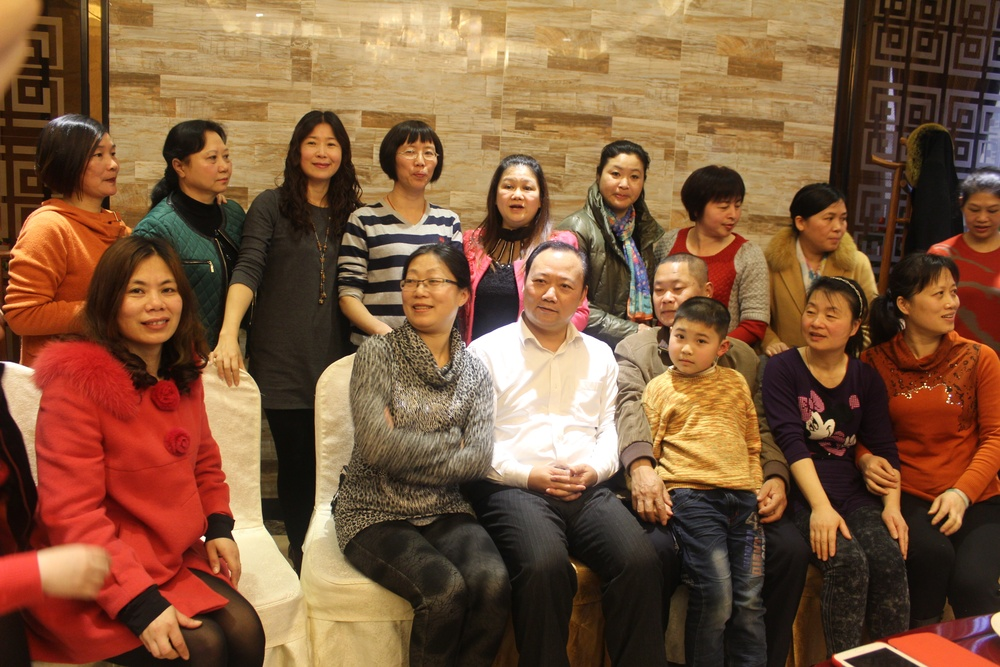
#> input picture 7-0-opencv-face-detection/data/images/part2.jpg, 1000 x 667 px, shrunk from 2592 x 1728 before the run
$ python opencv-face-detection.py
#> lines starting #> are read from the running program, lines starting #| are printed output that depends on the picture; after the words box and inside, x2 and y2 are one past the last pixel; in counts of white or black regions, pixels touching at a corner belong together
'''
@Project: 7-0-opencv-face-detection
@Package
@author: ly
@date Date: 2019年05月05日 11:02
@Description:
@URL: https://nbviewer.jupyter.org/github/erhwenkuo/deep-learning-with-keras-notebooks/blob/master/7.0-opencv-face-detection.ipynb
@version: V1.0
'''
import os
import sys
import random
from tqdm import tqdm

import cv2
import matplotlib.pyplot as plt

ROOT_DIR = os.getcwd()
DATA_DIR = os.path.join( ROOT_DIR, 'data' )
TEST_IMGS_PATH = os.path.join( DATA_DIR, 'images' )
MODEL_PATH = os.path.join( ROOT_DIR, 'model' )
CV2_MODEL_PATH = os.path.join( MODEL_PATH, 'cv2' )
# Haar權重檔
HAAR_WEIGHT_FILE = os.path.join( CV2_MODEL_PATH, 'haarcascade_frontalface_alt2.xml' )

# 透過cv2.CascadeClassifier來產生實例
faceDetector = cv2.CascadeClassifier( HAAR_WEIGHT_FILE )

# 用來測試OpenCV自帶的Haar的人臉偵測的圖像
test_image = os.path.join( TEST_IMGS_PATH, 'part2.jpg' )

# 使用OpenCV讀入測試圖像

# 注意: OpenCV讀進來的圖像所產生的Numpy Ndaary格式是BGR (B:Blue, G: Green, R: Red)
bgr_imagee = cv2.imread( test_image )
#> bgr_imagee is the input picture: shape (667, 1000, 3); mean B, G, R 60.3, 88.7, 126.6

# 將BGR圖像轉成灰階
gray_image = cv2.cvtColor( bgr_imagee, cv2.COLOR_BGR2GRAY )
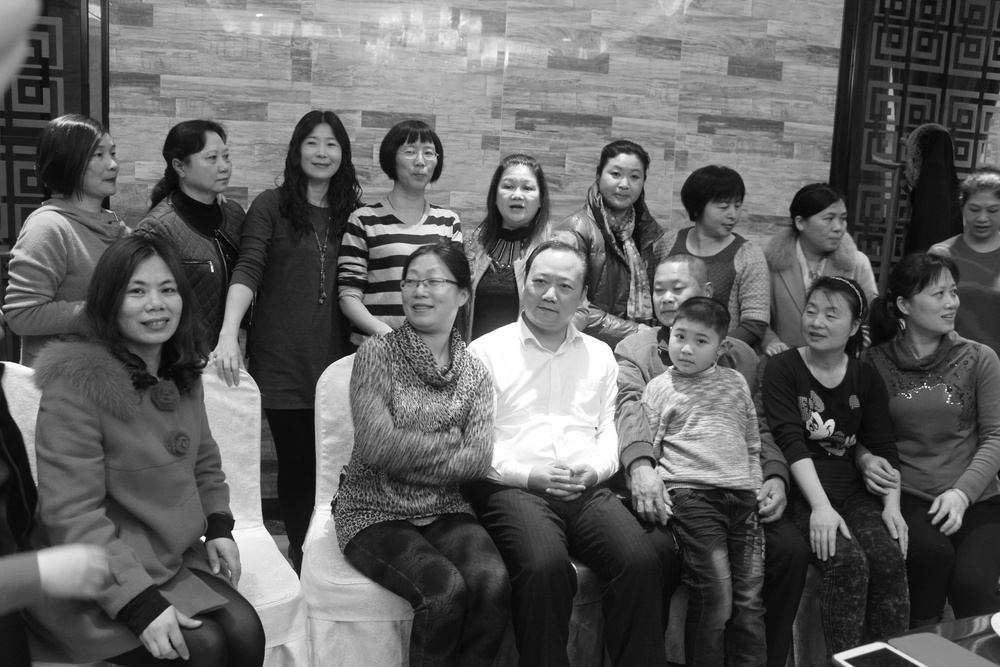
#> gray_image: shape (667, 1000); min 2, max 255, mean 96.8
# 秀出原圖像
plt.imshow( bgr_imagee[ :, :, ::-1 ] )
plt.show()

#進行偵測圖像中的人臉
# detectMultiScale方法它可以檢測出圖片中所有的人臉，並將人臉用向量保存各個人臉的坐標，大小（用矩形表示）
faces = faceDetector.detectMultiScale( gray_image, 1.3, 5 )
#> faces = [[813, 201, 45, 45], [296, 125, 51, 51], [396, 134, 48, 48], [194, 136, 53, 53], [599, 155, 51, 51], [492, 167, 54, 54], [395, 260, 58, 58], [644, 272, 50, 50], [920, 275, 51, 51], [518, 260, 66, 66], [115, 261, 77, 77], [789, 289, 62, 62]]
# 偵測出來的結果的資料結構 (x, y, w, h) -> 左上角的(x,y)座標, 以及矩型的寬高(w, h)
print( 'Face detected: ', len( faces ) )
#| Face detected:  12
print( 'Result data shape:', faces.shape )
#| Result data shape: (12, 4)
print( '1st data:', faces[0] )
#| 1st data: [813 201  45  45]

#把結果在原圖像中展現
for( x, y, w, h ) in faces:
    # 透過OpenCV來把邊界框畫出來
    # rectangle
    # 參數:
    #     要畫矩形的圖像
    #     左上角座標 tuple (x, y)
    #     右下角座標 tuple (x, y)
    #     邊框顏色 tuple (r,g,b)
    #     邊框寬度 int
    cv2.rectangle( bgr_imagee, (x, y), ( x+w, y+h ), (0, 255,0), 2 )
#> this loop made 12 passes
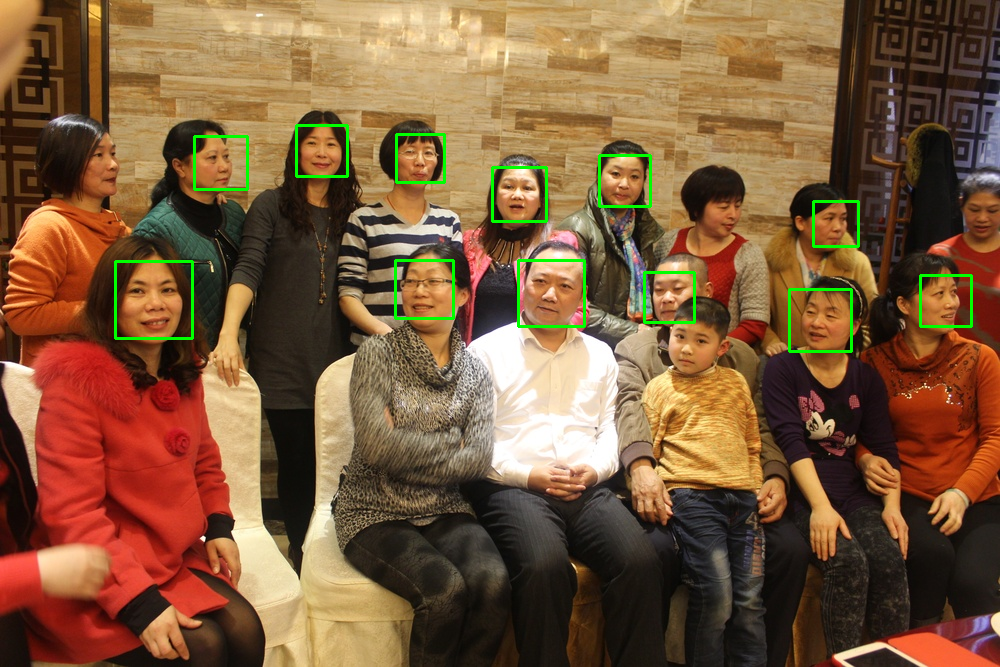
#> bgr_imagee: shape (667, 1000, 3); 1.19% of pixels changed, all inside (x1, y1, x2, y2) = (114, 124, 973, 353)

plt.figure( figsize=( 20, 10) )
plt.imshow( bgr_imagee[ :, :, ::-1 ] )
plt.show()
